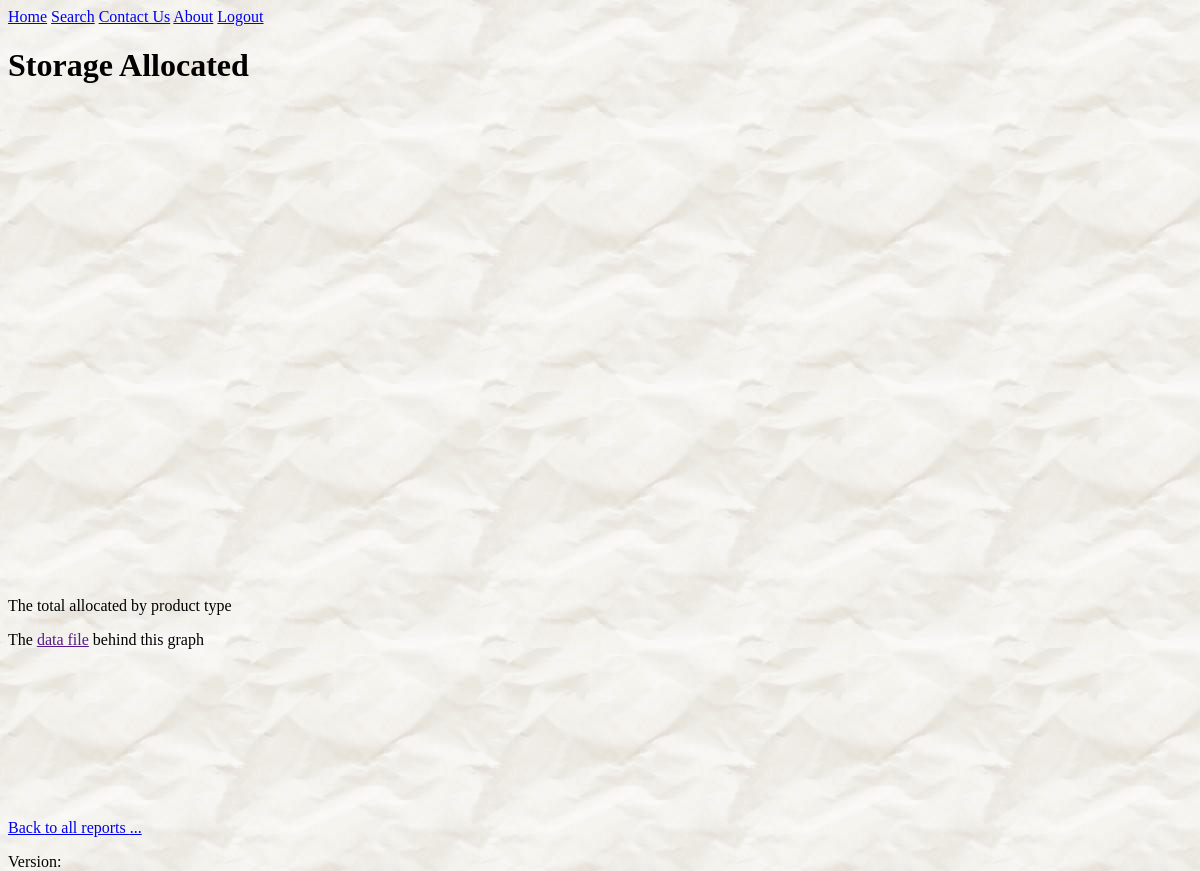
The page /reports/5/?set= (signed in) on the database its author committed.
### reports/models.py (models this page shows, shortened)
class Report(models.Model):
    report_title = models.CharField(max_length=100)
    pub_date = models.DateTimeField('date published')
    d3_file_name = models.CharField(max_length=100, default='.js')
    description = models.TextField(blank=True, null=True)
    def was_published_recently(self):
        """
        :return: True if was published in the last day, False otherwise
        """
        now = timezone.now()
        return now - datetime.timedelta(days=1) <= self.pub_date <= now
    was_published_recently.admin_order_field = 'pub_date'
    was_published_recently.boolean = True
    was_published_recently.short_description = 'Published recently?'

### reports/views.py (the view)
# urls.py: url(r'^(?P<pk>[0-9]+)/$', views.DetailView.as_view(), name='detail'),
class DetailView(LoginRequiredMixin, generic.DetailView):
    login_url = LOGIN_URL
    model = Report
    template_name = 'reports/details.html'
    def get_queryset(self):
        return Report.objects.filter(pub_date__lte=timezone.now())
    def get_context_data(self, **kwargs):
        result = super().get_context_data(**kwargs)
        result['debug'] = settings.DEBUG
        result['set'] = self.request.GET.get('set', '')
        return result

### reports/templates/reports/details.html (shortened to what this page needs)
{% extends 'base.html' %}
{% block header_lines %}
    {% load static %}
    <link rel="stylesheet" type="text/css" href="//cdnjs.cloudflare.com/ajax/libs/nvd3/1.8.3/nv.d3.css"/>
{% endblock %}
{% block h1 %}{{ report.report_title }}{% endblock %}
{% block content %}
    <div id="chart">
        <svg></svg>
    </div>
    <p>{{ report.description }}</p>
    {% if debug %}
        <p>The <a id="a_data" href="">data file</a> behind this graph</p>
    {% endif %}
    <div id="extra" style="width: 95%">
        <svg></svg>
    </div>
    <a href="/reports/?set={{ set }}">Back {% if not set %}to all reports {% endif %}...</a>
{% endblock %}

### reports/static/reports/style.css (style rules this page uses)
body { background: url("images/bg-napkin.jpg"); }
body, h1, h2, h3, input[type="text"], input[type="password"], textarea, select, input.submit { font-family: "Comic Sans MS", cursive; }

### rows shown on the page
Report: report_title "Storage Allocated", description "The total allocated by product type"
